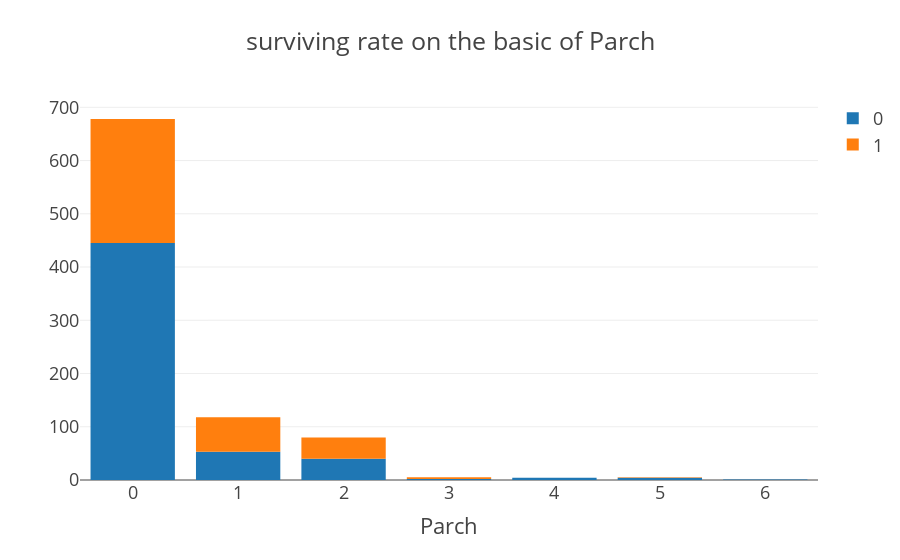

Here is the notebook cell this chart was saved with:
### Code cell
col = "Parch"
v1 = df_sur[col].value_counts().reset_index()
v1 = v1.rename(columns={col:'count',"index":col})
v1["percent"] = v1["count"].apply(lambda x:100*x/sum(v1["count"]))
v1 = v1.sort_values(col)

v2 = df_not[col].value_counts().reset_index()
v2 = v2.rename(columns={col:'count',"index":col})
v2["percent"] = v2["count"].apply(lambda x:100*x/sum(v1["count"]))
v2 = v2.sort_values(col) 

bar1 = go.Bar(x = v1[col], y=v1["count"], name="0")
bar2 = go.Bar(x=v2[col], y=v2["count"], name="1")

data = [bar1, bar2]
layout={'title':"surviving rate on the basic of Parch",'xaxis':{'title':"Parch"},'barmode': 'relative'}
fig = go.Figure(data=data, layout=layout)
fig.layout.template = "presentation"

iplot(fig)

### Figure 1 — Plotly figure (JSON) as saved in the notebook; plotly's stock layout.template omitted (floating-point values rounded to 4 significant figures)
{"data": [{"name": "0", "type": "bar", "x": [0, 1, 2, 3, 4, 5, 6], "y": [445, 53, 40, 2, 4, 4, 1]}, {"name": "1", "type": "bar", "x": [0, 1, 2, 3, 5], "y": [233, 65, 40, 3, 1]}], "layout": {"barmode": "relative", "title": {"text": "surviving rate on the basic of Parch"}, "xaxis": {"title": {"text": "Parch"}}}}
